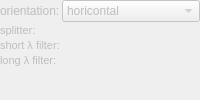
        <widget class="QWidget" name="formWidget" native="true">
         <property name="enabled">
          <bool>false</bool>
         </property>
         <layout class="QFormLayout" name="formLayout_8">
          <property name="horizontalSpacing">
           <number>2</number>
          </property>
          <property name="verticalSpacing">
           <number>2</number>
          </property>
          <property name="leftMargin">
           <number>0</number>
          </property>
          <property name="topMargin">
           <number>0</number>
          </property>
          <property name="rightMargin">
           <number>0</number>
          </property>
          <property name="bottomMargin">
           <number>0</number>
          </property>
          <item row="1" column="0">
           <widget class="QLabel" name="label_18">
            <property name="font">
             <font>
              <pointsize>8</pointsize>
             </font>
            </property>
            <property name="text">
             <string>splitter:</string>
            </property>
           </widget>
          </item>
          <item row="2" column="0">
           <widget class="QLabel" name="label_19">
            <property name="font">
             <font>
              <pointsize>8</pointsize>
             </font>
            </property>
            <property name="text">
             <string>short λ filter:</string>
            </property>
           </widget>
          </item>
          <item row="3" column="0">
           <widget class="QLabel" name="label_23">
            <property name="font">
             <font>
              <pointsize>8</pointsize>
             </font>
            </property>
            <property name="text">
             <string>long λ filter:</string>
            </property>
           </widget>
          </item>
          <item row="1" column="1">
           <widget class="QF3FilterCombobox" name="filtDualView1Splitter" native="true"/>
          </item>
          <item row="2" column="1">
           <widget class="QF3FilterCombobox" name="filtDualView1Short" native="true"/>
          </item>
          <item row="3" column="1">
           <widget class="QF3FilterCombobox" name="filtDualView1Long" native="true"/>
          </item>
          <item row="0" column="0">
           <widget class="QLabel" name="label_28">
            <property name="text">
             <string>orientation:</string>
            </property>
           </widget>
          </item>
          <item row="0" column="1">
           <widget class="QComboBox" name="cmbDualViewOrientation">
            <item>
             <property name="text">
              <string>horicontal</string>
             </property>
             <property name="icon">
              <iconset resource="spimb040.qrc">
               <normaloff>:/spimb040/dvhor.png</normaloff>:/spimb040/dvhor.png</iconset>
             </property>
            </item>
            <item>
             <property name="text">
              <string>vertical</string>
             </property>
             <property name="icon">
              <iconset resource="spimb040.qrc">
               <normaloff>:/spimb040/dvver.png</normaloff>:/spimb040/dvver.png</iconset>
             </property>
            </item>
           </widget>
          </item>
         </layout>
        </widget>
